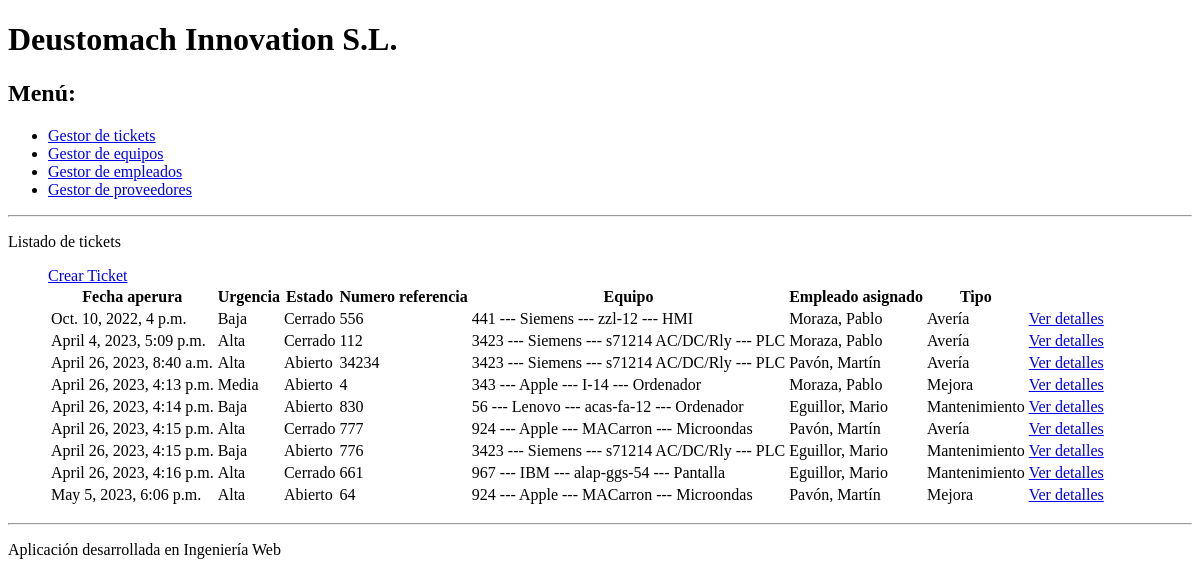
The page /aplicacion/ on the database as committed earlier.
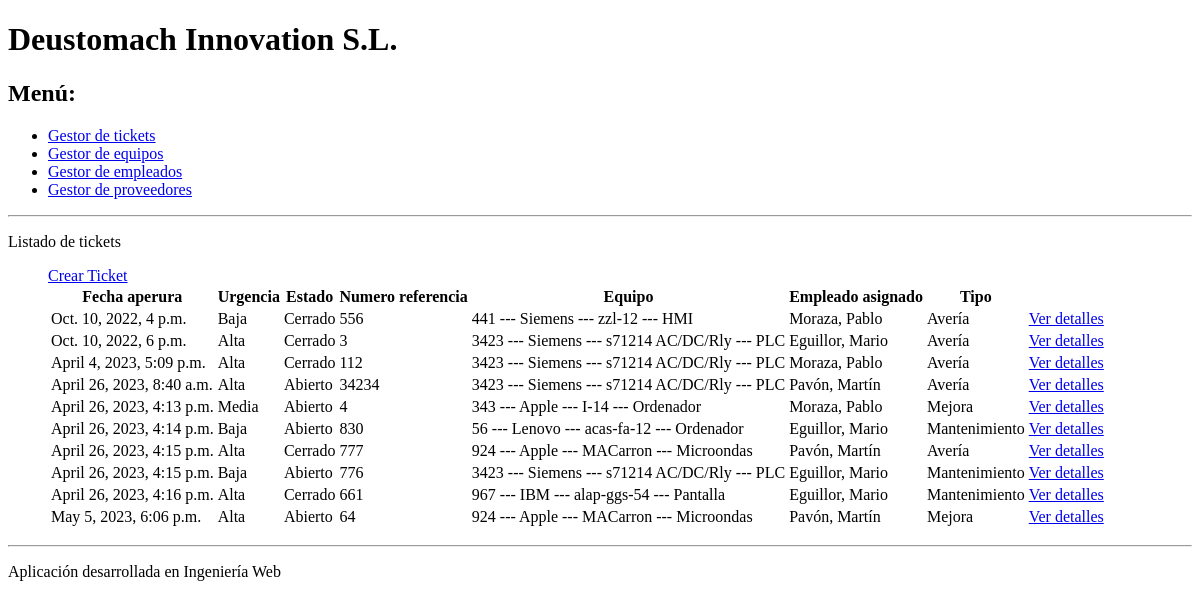
The same page on the database as committed later.
### app_reto1/models.py (models this page shows, shortened)
class Ticket(models.Model):
    equipo_a_reparar = models.ForeignKey(Equipo, on_delete=models.CASCADE)
    num_referencia = models.IntegerField()
    descripcion = models.CharField(max_length=100)
    detalles = models.CharField(max_length=500)
    fecha_apertura = models.DateTimeField()
    fecha_resolucion = models.DateTimeField(null=True, blank=True)
    urgencia = models.ForeignKey(Urgencia, on_delete=models.CASCADE)
    tipo_ticket = models.ForeignKey(Tipo_ticket, on_delete=models.CASCADE)
    estado_ticket = models.ForeignKey(Estado_ticket, on_delete=models.CASCADE)
    empleado_asignado = models.ForeignKey(Empleado, on_delete=models.CASCADE)
    comentarios_ticket = models.CharField(
        max_length=500, null=True, blank=True)

class Urgencia(models.Model):
    gravedad = models.CharField(max_length=20)
    def __str__(self):
        return self.gravedad

class Estado_ticket(models.Model):
    estado = models.CharField(max_length=20)
    def __str__(self):
        return self.estado

class Equipo(models.Model):
    num_serie = models.IntegerField()
    marca = models.CharField(max_length=20)
    modelo = models.CharField(max_length=50)
    tipo_equipo = models.CharField(max_length=20)
    fecha_adquisicion = models.DateField()
    fecha_puesta_marcha = models.DateField()
    proveedor = models.ForeignKey(Proveedor, on_delete=models.CASCADE)
    planta = models.ForeignKey(Planta, on_delete=models.CASCADE)
    def __str__(self):
        return f"{self.num_serie} --- {self.marca} --- {self.modelo} --- {self.tipo_equipo}"

class Empleado(models.Model):
    DNI = models.CharField(max_length=9)
    nombre = models.CharField(max_length=20)
    apellido1 = models.CharField(max_length=20)
    apellido2 = models.CharField(max_length=20, null=True, blank=True)
    email = models.EmailField()
    telefono = models.IntegerField()
    def __str__(self):
        return f"{self.apellido1}, {self.nombre}"

class Tipo_ticket(models.Model):
    tipo = models.CharField(max_length=20)
    def __str__(self):
        return self.tipo

### app_reto1/views.py (the view)
# urls.py: path('', views.index_ticket, name='tickets'),
def index_ticket(request):
    tickets = get_list_or_404(Ticket.objects.order_by("fecha_apertura"))
    context = {"lista_tickets": tickets}
    return render(request, "ticket_list.html", context)

### app_reto1/templates/ticket_list.html (shortened to what this page needs)
{% extends "base.html" %}
{% block contenido %}
<p>Listado de tickets</p>
{% if lista_tickets %}
<ul>
    <a href="ticket/create">Crear Ticket</a>
    <table>
        <tr>
            <th>Fecha aperura</th>
            <th>Urgencia</th>
            <th>Estado</th>
            <th>Numero referencia
            <th>Equipo</th>
            <th>Empleado asignado</th>
            <th>Tipo</th>
            <th></th>
        </tr>
        {% for e in lista_tickets %}
        <tr>
            <td>{{ e.fecha_apertura}}</td>
            <td>{{ e.urgencia}}</td>
            <td>{{ e.estado_ticket}}</td>
            <td>{{ e.num_referencia}}</td>
            <td>{{ e.equipo_a_reparar}}</td>
            <td>{{ e.empleado_asignado}}</td>
            <td>{{ e.tipo_ticket}}</td>
            <td><a href="/aplicacion/ticket/{{ e.id }}">Ver detalles</a></td>
        </tr>
        {% endfor %}
    </table>
</ul>
{% else %}
<p>No hay Tickets creados.</p>
{% endif %}
{% endblock contenido %}

Rows that differ between the two databases and show on the page:
added Ticket: fecha_apertura "Oct. 10, 2022, 6 p.m.", urgencia "Alta", estado_ticket "Cerrado", num_referencia "3", equipo_a_reparar "3423 --- Siemens --- s71214 AC/DC/Rly --- PLC", empleado_asignado "Eguillor, Mario", tipo_ticket "Avería"
